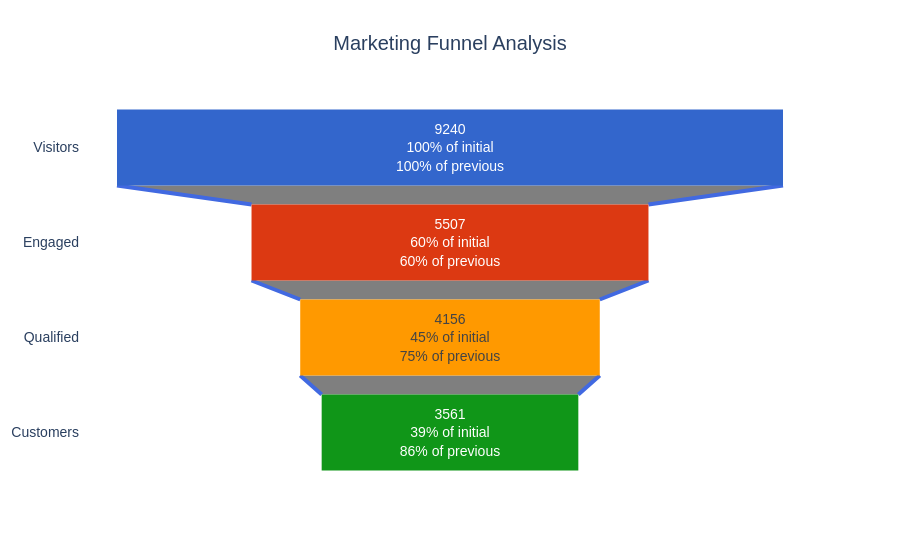

Here is the notebook cell this chart was saved with:
### Markdown cell above
### Interactive Funnel Overview

Using Plotly to create a dynamic view of the funnel, showing percentage retention between adjacent stages and cumulative conversion from the start.

### Code cell
stages = ["Visitors", "Engaged", "Qualified", "Customers"]
vals = [metrics["Total Visitors"], metrics["Total Engaged"], metrics["Total Qualified"], metrics["Total Customers"]]

fig = go.Figure(go.Funnel(
    y = stages,
    x = vals,
    textinfo = "value+percent initial+percent previous",
    marker = {"color": ["#3366CC", "#DC3912", "#FF9900", "#109618"]},
    connector = {"line": {"color": "royalblue", "width": 4}}
))

fig.update_layout(
    title_text="Marketing Funnel Analysis",
    title_x=0.5,
    template="plotly_white",
    font=dict(family="Arial", size=14)
)

fig.show()

### Figure 1 — Plotly figure (JSON) as saved in the notebook; plotly's stock layout.template omitted (floating-point values rounded to 4 significant figures)
{"data": [{"connector": {"line": {"color": "royalblue", "width": 4}}, "marker": {"color": ["#3366CC", "#DC3912", "#FF9900", "#109618"]}, "textinfo": "value+percent initial+percent previous", "type": "funnel", "x": [9240, 5507, 4156, 3561], "y": ["Visitors", "Engaged", "Qualified", "Customers"]}], "layout": {"font": {"family": "Arial", "size": 14}, "title": {"text": "Marketing Funnel Analysis", "x": 0.5}}}
